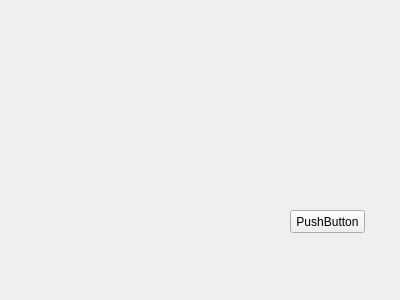
<?xml version="1.0" encoding="UTF-8"?>
<ui version="4.0">
 <class>Widget</class>
 <widget class="QWidget" name="Widget">
  <property name="geometry">
   <rect>
    <x>0</x>
    <y>0</y>
    <width>400</width>
    <height>300</height>
   </rect>
  </property>
  <property name="windowTitle">
   <string>Widget</string>
  </property>
  <widget class="QPushButton" name="push_button_">
   <property name="geometry">
    <rect>
     <x>290</x>
     <y>210</y>
     <width>75</width>
     <height>23</height>
    </rect>
   </property>
   <property name="text">
    <string>PushButton</string>
   </property>
  </widget>
 </widget>
 <layoutdefault spacing="6" margin="11"/>
 <resources/>
 <connections/>
</ui>
